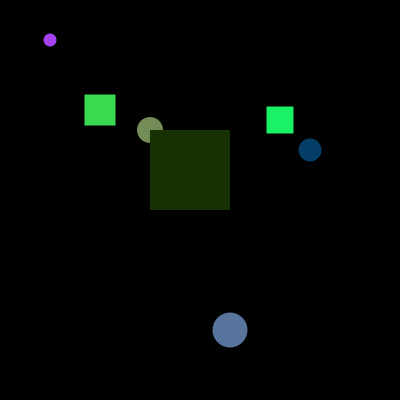
Frame 1 (no input)
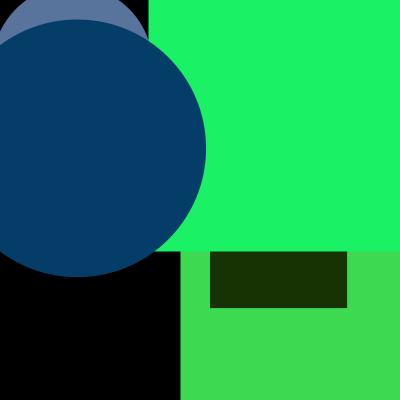
Frame 60 (the mouse pressed at the canvas centre just before this capture)
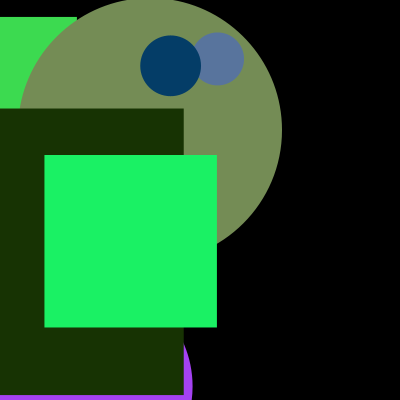
Frame 120 (the mouse held since frame 60 and released just before this capture)

The Processing sketch that drew these frames (run headless with seeded random() and noise(); from frame 60 on, the mouse is pressed at the canvas centre):

// Processing sketch: processing_137803
// ── processing_137803.pde

// copyright 2014 jacklynn pham
// ICE #12 
/*
  Problem:
   -  Parallel Arrays -- grow each figure's dimval by its deltaDimVal 
         until it is larger than the screen.
   -  When the dimValue is too big,  reset its dimVal to zero, and
   -  assign random valiues to the figure's colorVal, xVal, yVal 
        and deltaDimValue array elements.
   -  Figures with odd array indexes must be rectangles.
   -  Figures with even arra indexes must be circles.
 */

  // x coordinates for figures
float  [ ] xVals   = {  50, 100, 150, 190, 230, 280, 310, 360 };

  // y coordinates for figures
float  [ ] yVals   = {  40, 110, 130, 170, 330, 120, 150,  90 };

  // sizes or dimensions for figures
float  [ ] dimVals = {   5,  15,  24,  54,  13,  23,  13,  41 };

  // amounts added to the sizes or dimensions for each frame
float  [ ] deltaDimVals = { 4, 8, 1, 13, 11, 2, 5, 9 };
  // colors of figures
color  [ ] colorVals = { color( random(255), random(255), random(255) ),
                         color( random(255), random(255), random(255) ),
                         color( random(255), random(255), random(255) ),
                         color( random(255), random(255), random(255) ),
                         color( random(255), random(255), random(255) ),
                         color( random(255), random(255), random(255) ),
                         color( random(255), random(255), random(255) ),
                         color( random(255), random(255), random(255) )
                       };

float Maximum = 7;

void setup( )
{
  size( 400, 400 );
  noStroke( );
  rectMode( CENTER );
  frameRate( 24 );
  smooth( );
}

void draw( )
{
   background( 0 );
   growFigures( );
   drawFigures( ); 
}

void growFigures( )
{  
  
  for (int i = 0; i < 7; i++)
  {
   dimVals[i] = dimVals[i]+deltaDimVals[i]; 
   float size = dimVals[i] = dimVals[i]+deltaDimVals[i];
     if ( size > width){
        xVals[i] = random(0,width);
        yVals[i] = random(0,height);
        dimVals[i] = random(0,100);
     }
  }
}

void drawFigures()
{
  for (int i=0; i < 7; i++)
  {  
  fill( colorVals[i]);
  if (i % 2 == 0) // even, if false, odd. 
  {
    ellipse(xVals[i], yVals[i], dimVals[i], dimVals[i]);
  }
   else {
     rect(xVals[i], yVals[i], dimVals[i], dimVals[i]);
   }
  }
}
